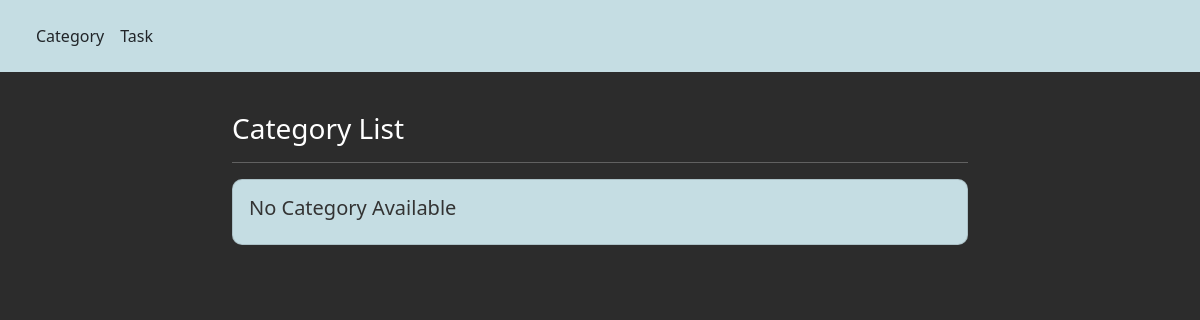
The page /category-list/ on the database as committed earlier.
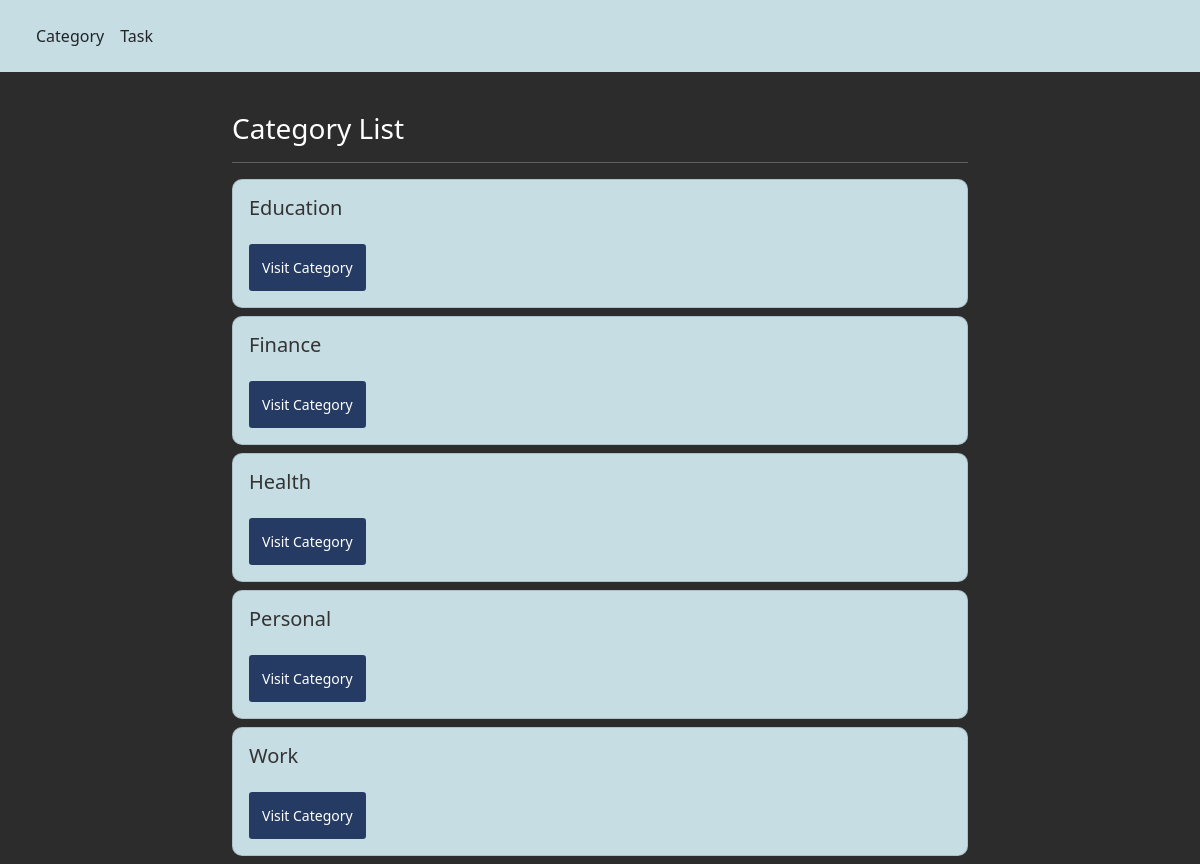
The same page on the database as committed later.
### tasks_app/models.py (models this page shows, shortened)
class Category(models.Model):
    id = models.AutoField(primary_key=True)
    name = models.CharField(max_length=255)
    description = models.TextField(null=True, blank=True)

### tasks_app/views.py (the view)
# urls.py: path('category-list/', views.category_list, name="category_list"),
def category_list(request):
    category_list = Category.objects.order_by('name')
    category_list_dictionary = {'categories': category_list, 'title': 'List | Category'}
    return render(request, 'category_list.html', context=category_list_dictionary)

### tasks_app/templates/category_list.html (shortened to what this page needs)
<!DOCTYPE html>{% extends 'base.html' %} {% block body_block %}
<div class="container px-0">
  <div class="row">
    <div class="col-12">
      <h3 class="mt-4 mb-0">Category List</h3>
    </div>
  </div>
</div>
<hr />
{% if categories %} {% for category in categories %}
<div class="card my-2">
  <div class="card-body">
    <h5 class="card-title">{{ category.name }}</h5>
    <a
      href="{% url 'tasks_app:category_tasks' category_id=category.id %}"
      class="btn btn-sm btn-regular mt-3"
      >Visit Category</a
    >
  </div>
</div>
{% endfor %} {% else %}
<div class="card my-2">
  <div class="card-body">
    <h5 class="card-title">No Category Available</h5>
  </div>
</div>
{% endif %} {% endblock %}

Rows that differ between the two databases and show on the page:
added Category: name "Education"
added Category: name "Finance"
added Category: name "Health"
added Category: name "Personal"
added Category: name "Work"
Other text that changed with them:
text no longer shown: "No Category Available"
